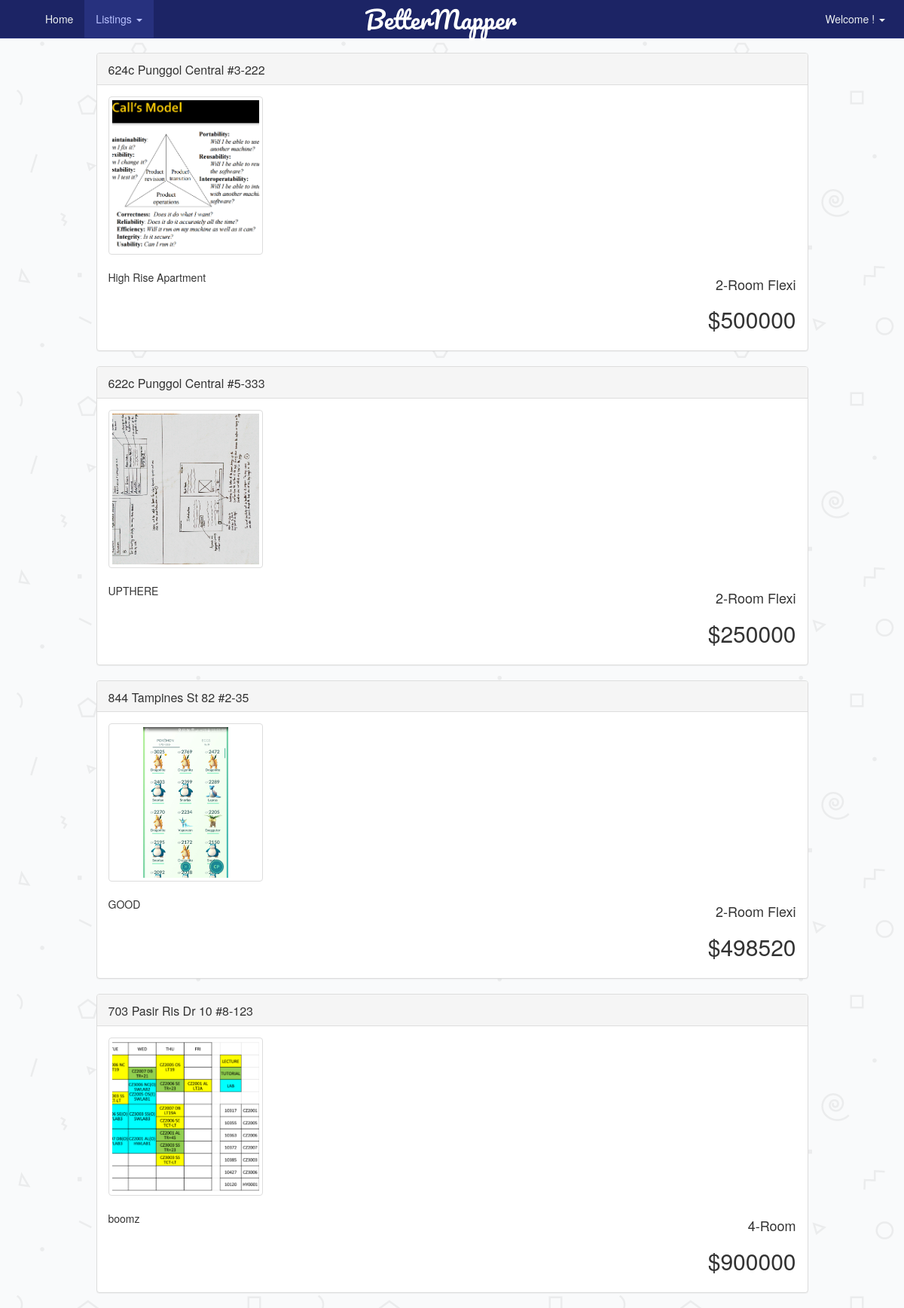
The app's page /listing/viewAll/ (signed in) with its own data.
### listings/models.py (models this page shows)
class Listing(models.Model):
    user = models.ForeignKey(settings.AUTH_USER_MODEL,
                             on_delete=models.CASCADE)
    block = models.CharField(max_length=5)
    street = models.CharField(max_length=200)
    floor = models.PositiveIntegerField()
    unit = models.CharField(max_length=4)
    postalCode = models.PositiveIntegerField()
    roomType = models.CharField(
        max_length=15, choices=ROOM_TYPES, default='2-Room Flexi')
    latitude = models.FloatField()
    longitude = models.FloatField()
    description = models.TextField(max_length=500)
    askingPrice = models.PositiveIntegerField()
    dateListed = models.TimeField(auto_now=False, auto_now_add=True)
    dateUpdate = models.TimeField(auto_now=True, auto_now_add=False)
    statusClosed = models.BooleanField()

class ListingPicture(models.Model):
    listing = models.ForeignKey(Listing, on_delete=models.CASCADE)
    image = models.ImageField(upload_to=user_directory_path)

### listings/views.py (the view)
# urls.py: url(r'^listing/viewAll/$', listingsView.viewAll, name='viewAllListing'),
def viewAll(request):
    listings_list = Listing.objects.all()
    paginator = Paginator(listings_list, 5)  # Show 5 listing per page
    page = request.GET.get('page')
    try:
        listings = paginator.page(page)
        listingPictures = ListingPicture.objects.filter(listing__in=listings)
    except PageNotAnInteger:
        listings = paginator.page(1)
        listingPictures = ListingPicture.objects.filter(listing__in=listings)
    except EmptyPage:
        listings = paginator.page(paginator.num_pages)
        listingPictures = ListingPicture.objects.filter(listing__in=listings)
    return render(request, 'listings/viewAllListings.html', {'listings': listings, 'listingPictures': listingPictures})

### static/templates/listings/viewAllListings.html (shortened to what this page needs)
{% extends 'base.html' %}
{% load bootstrap3 %}
{% block content %}
    <div class="row">
        <div class="col-md-1"></div>
        <div class="col-md-10">
            {% if listings %}
                {% for listing in listings %}
                    <div class="panel panel-default">
                        <div class="panel-heading clearfix">
                            <h3 class="panel-title pull-left" style="padding-top:3px;">
                                <a href="/listing/view/{{ listing.id }}">{{ listing.block|title }}
                                    {{ listing.street|title }}
                                    #{{ listing.floor|title }}-{{ listing.unit|title }}</a>
                            </h3>
                        </div>
                        <div class="panel-body" style=" word-wrap: break-word;">
                            <div class="row">
                                {% for pictures in listingPictures %}
                                    {% if pictures.listing_id == listing.id %}
                                        <div class="col-xs-6 col-md-3">
                                            <a href="#" class="thumbnail">
                                                <img style="height:200px; object-fit:cover;" src="{{ pictures.image.url }}"/>
                                            </a>
                                        </div>
                                    {% endif %}
                                {% endfor %}
                            </div>
                            <div class="row">
                                <div class="col-md-6" style=" word-wrap: break-word; ">
                                    <p>{{ listing.description }}</p>
                                </div>
                                <div class="col-md-6" style=" word-wrap: break-word; ">
                                    <h4 class="text-right">{{ listing.roomType }}
                                    </h4>
                                    <h2 class="text-right">${{ listing.askingPrice }}
                                    </h2>
                                </div>
                            </div>
                        </div>
                    </div>
                {% endfor %}
            {% else %}
                <h2>You have no available listings!</h2>
                <a href="/listing/create/" class="btn btn-success" role="button">Create a new listing</a>
            {% endif %}
        </div>
        <div class="col-md-1"></div>
    </div>
{% endblock %}

### static/templates/base.html (style rules this page uses)
body { background-image: url("/static/css/bg.png"); background-repeat: repeat; }

### records on screen
Listing: block "624c", street "Punggol Central", floor "3", unit "222", description "High Rise Apartment", roomType "2-Room Flexi", askingPrice "500000"
ListingPicture: image (picture)
Listing: block "622c", street "Punggol Central", floor "5", unit "333", description "UPTHERE", roomType "2-Room Flexi", askingPrice "250000"
ListingPicture: image (picture)
Listing: block "844", street "Tampines St 82", floor "2", unit "35", description "GOOD", roomType "2-Room Flexi", askingPrice "498520"
ListingPicture: image (picture)
Listing: block "703", street "Pasir Ris Dr 10", floor "8", unit "123", description "boomz", roomType "4-Room", askingPrice "900000"
ListingPicture: image (picture)
